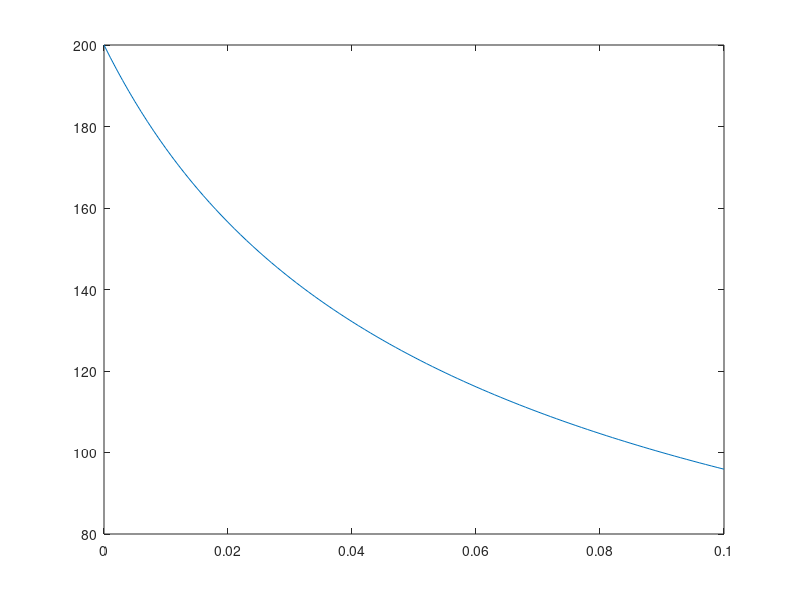

MATLAB code for this plot:
r_0 = 5E-3;
z_0 = 1E-3;
C_0 = 0.5E-3;
tau_0 = 1.0;
s_0 = -(r_0+C_0+z_0)^2/(2*C_0);


s = 0:0.001:0.1;
F = tau_0./(sqrt(2*C_0*(s-s_0)) - C_0 - z_0);

figure(2);
plot(s, F);
% t_end = 4 * pi;
% t = t_0:0.001:t_end;
% val = t * 0;
% fun = @(s) C_0 * tau_0 ./ ((sqrt(2*C_0*s) - C_0 -z_0).^2 .* sqrt(2*C_0*s));
% 
% for i = 1 : size(t, 1)
%     val(i) = integral(fun, t_0, t(i));
% end